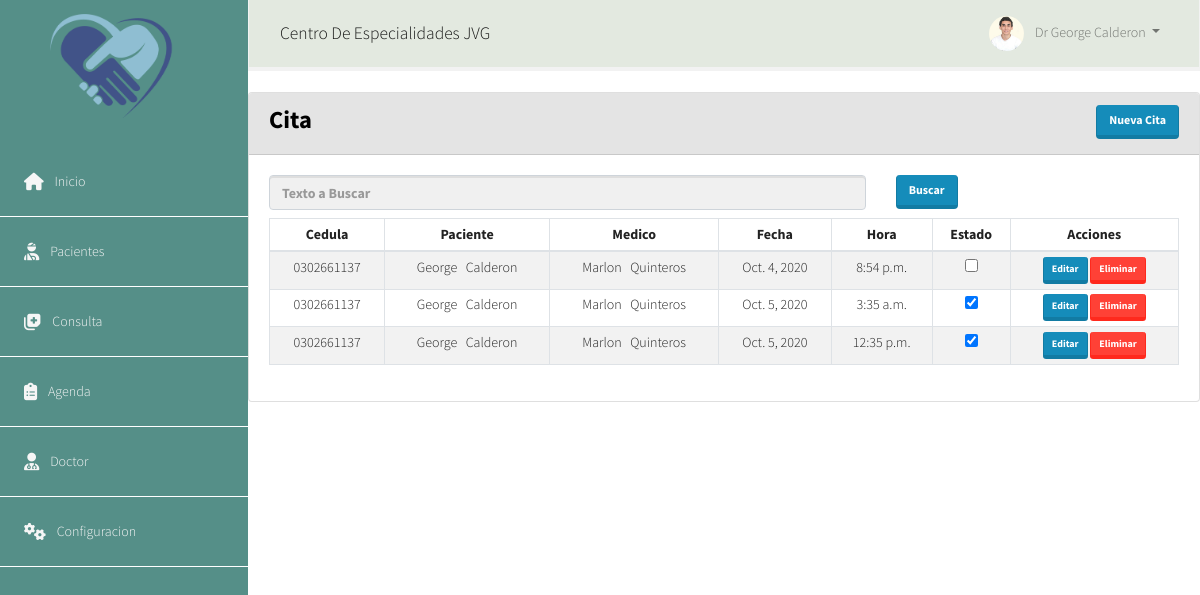
The page /base/cita/ on the database its author committed.
### appcore/models.py (models this page shows, shortened)
class Agenda(models.Model):
    paciente = models.ForeignKey(Paciente, on_delete=models.PROTECT)
    doctor = models.ForeignKey(Doctor, on_delete=models.PROTECT)
    fecha = models.DateField(
        'Fecha de Agenda', blank=True, null=True, default=date.today())
    hora = models.TimeField('Hora', default=datetime.now().time())
    estado = models.BooleanField(default=True)
    class Meta:
        verbose_name = 'Agenda'
        verbose_name_plural = 'Agendas'

class Persona(models.Model):
    tipo_sexo = (('N', 'Ninguno'), ('M', 'Masculino'), ('F', 'Femenino'))
    estado_civil = (('S', 'Soltero'), ('C', 'Casado'),
                    ('D', 'Divorciado'), ('V', 'Viudo'), ('U', 'Union'))
    cedula = models.CharField('Cedula', max_length=13, unique=True)
    nombre = models.CharField(max_length=100, verbose_name='Nombres')
    apellido = models.CharField(max_length=100, verbose_name='Apellidos')
    nacimiento = models.DateField('Fecha Nacimiento', blank=True, null=True)
    sexo = models.CharField('sexo', choices=tipo_sexo,
                            default='N', max_length=1)
    civil = models.CharField(
        'Estado civil', choices=estado_civil, default='S', max_length=1)
    profesion = models.ManyToManyField(Profesion)
    titulo = models.ManyToManyField(Titulo)
    provincia = models.ForeignKey(
        Provincia, on_delete=models.PROTECT, blank=True, null=True)
    ciudad = models.ForeignKey(
        Ciudad, on_delete=models.PROTECT, blank=True, null=True)
    direccion = models.CharField(
        'Direccion', max_length=100, blank=True, null=True)
    telefono = models.CharField(
        'Telefono', max_length=100, blank=True, null=True)
    email = models.EmailField('Correo', max_length=100, blank=True, null=True)
    foto = models.ImageField('Foto', upload_to='fotos/', blank=True, null=True)
    class Meta:
        abstract = True

class Paciente(Persona):
    sangre = models.ForeignKey(
        Sangre, on_delete=models.PROTECT, blank=True, null=True)
    hijos = models.IntegerField('No.hijos', default=0)
    estado = models.BooleanField(default=True)
    class Meta:
        verbose_name = 'Paciente'
        verbose_name_plural = 'Pacientes'

class Doctor(Persona):
    consultoria=models.CharField(max_length=200)
    lugar=models.CharField(verbose_name='Direccion de Consultorio', max_length=100)
    logo=models.ImageField(verbose_name='Logo', upload_to='Logos/', blank=True, null=True)
    horario=models.ManyToManyField(Horario)
    registro=models.CharField(verbose_name='Registro Medico', max_length=50)
    duracion=models.IntegerField(verbose_name='Duracion de Consulta', default=30)
    estado=models.BooleanField(default=True)
    class Meta:
        verbose_name='Doctor'
        verbose_name_plural='Doctores'

### appcore/views.py (the view)
# urls.py: path('cita/', CitaView.as_view(), name='cita'),
class CitaView(ListView):
    model = Agenda
    template_name = "core/cita.html"
    context_object_name = "cita"
    paginate_by = 7

### templates/core/cita.html (shortened to what this page needs)
{% extends 'menu.html' %}
{% block main %}
{% load static %}
<class class="container-fluid">
    <div class="card">
        <div class="card-header text-light" style="background: #E4E4E4;">
            <div class="row">
                <div class="col-md-8">
                    <h3 id="titulo" class="font-weight-bold" style="color: #000000;">Cita</h3>
                </div>
                <div class="col-md-4 ">
                    <a href="{% url 'base:crear_cita' %}" class="btn btn-primary float-right">Nueva Cita</a>
                </div>
            </div>
        </div>
        <div class="card-body">
            <form class="row">
                <div class="col-md-8">
                    <input class="form-control mr-2 bg-secondary text-danger font-weight-bold "
                        placeholder="Texto a Buscar" name="nombre" value={{nombre}}>
                </div>
                <div class="col-md-4 ">
                    <button class="btn btn-primary" type="submit">Buscar</button>
                </div>
            </form>
            <div class="row pt-2">
                <div class="col table-responsive">
                    <table class="table table-striped table-hover table-sm  table-bordered ">
                        <thead>
                            <tr>
                                <th class="text-center">Cedula</th>
                                <th class="text-center">Paciente</th>
                                <th class="text-center">Medico</th>
                                <th class="text-center">Fecha</th>
                                <th class="text-center">Hora</th>
                                <th class="text-center">Estado</th>
                                <th class="text-center">Acciones</th>
                            </tr>
                        </thead>
                        <tbody id="tabla">
                            {% for cita in cita%}
                            <tr>
                                <td class="text-center">{{ cita.paciente.cedula }}</td>
                                <td class="text-center"><span> {{ cita.paciente.nombre | capfirst }} &nbsp
                                        {{ cita.paciente.apellido | capfirst }} </span> </td>
                                <td class="text-center">{{ cita.doctor.nombre | capfirst }} &nbsp
                                    {{ cita.doctor.apellido | capfirst }}</td>
                                <td class="text-center"> {{ cita.fecha }} </td>
                                <td class="text-center"> {{ cita.hora }} </td>
                                {% if cita.estado == True %}
                                <td class="text-center"> <input type="checkbox" checked
                                        onclick="javascript: return false;"> </td>
                                {% else %}
                                <td class="text-center"> <input type="checkbox" onclick="javascript: return false;">
                                </td>
                                {% endif %}
                                <td class="text-center"><a class="btn btn-primary btn-sm"
                                        href="{% url 'base:editar_cita' cita.id %}">Editar</a>
                                    <a rel="action" data-json='{"accion":"elim" ,"id":"{{cita.id}}"}'
                                        class="btn btn-danger btn-sm" href="#">Eliminar</a>
                                </td>
                            </tr>
                            {% endfor %}
                        </tbody>
                    </table>
                </div>
            </div>
        </div>
    </div>
</class>
{% endblock %}

### static/css/estilos.css (style rules this page uses)
* { margin: 0; padding: 0; list-style: none; box-sizing: border-box; text-decoration: none; }
:root { --primary: #558F88; --sup: #E3E9E0; --grey: #efefef; }
body { overflow: hidden; font-weight: 300; color: var(--grey); }

### rows shown on the page
Agenda: paciente.cedula "0302661137", paciente.nombre "George", paciente.apellido "Calderon", doctor.nombre "Marlon", doctor.apellido "Quinteros", fecha "Oct. 4, 2020", hora "8:54 p.m."
Agenda: paciente.cedula "0302661137", paciente.nombre "George", paciente.apellido "Calderon", doctor.nombre "Marlon", doctor.apellido "Quinteros", fecha "Oct. 5, 2020", hora "3:35 a.m."
Agenda: paciente.cedula "0302661137", paciente.nombre "George", paciente.apellido "Calderon", doctor.nombre "Marlon", doctor.apellido "Quinteros", fecha "Oct. 5, 2020", hora "12:35 p.m."
